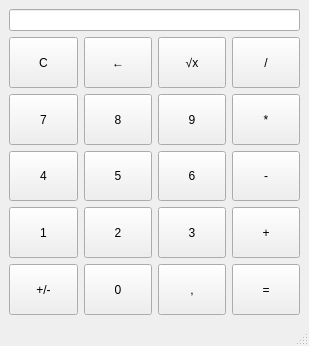
<?xml version="1.0" encoding="UTF-8"?>
<ui version="4.0">
 <class>MainWindow</class>
 <widget class="QMainWindow" name="MainWindow">
  <property name="geometry">
   <rect>
    <x>0</x>
    <y>0</y>
    <width>309</width>
    <height>346</height>
   </rect>
  </property>
  <property name="minimumSize">
   <size>
    <width>306</width>
    <height>346</height>
   </size>
  </property>
  <property name="maximumSize">
   <size>
    <width>501</width>
    <height>502</height>
   </size>
  </property>
  <property name="windowTitle">
   <string>MainWindow</string>
  </property>
  <property name="windowIcon">
   <iconset resource="resources.qrc">
    <normaloff>:/icons/img/icon.jpg</normaloff>:/icons/img/icon.jpg</iconset>
  </property>
  <widget class="QWidget" name="centralwidget">
   <property name="sizePolicy">
    <sizepolicy hsizetype="Ignored" vsizetype="Ignored">
     <horstretch>0</horstretch>
     <verstretch>0</verstretch>
    </sizepolicy>
   </property>
   <layout class="QVBoxLayout" name="verticalLayout">
    <item>
     <layout class="QGridLayout" name="gridLayout">
      <item row="4" column="0">
       <widget class="QPushButton" name="pushButton_4">
        <property name="sizePolicy">
         <sizepolicy hsizetype="Preferred" vsizetype="Preferred">
          <horstretch>0</horstretch>
          <verstretch>0</verstretch>
         </sizepolicy>
        </property>
        <property name="text">
         <string>1</string>
        </property>
       </widget>
      </item>
      <item row="2" column="2">
       <widget class="QPushButton" name="pushButton_13">
        <property name="sizePolicy">
         <sizepolicy hsizetype="Preferred" vsizetype="Preferred">
          <horstretch>0</horstretch>
          <verstretch>0</verstretch>
         </sizepolicy>
        </property>
        <property name="text">
         <string>9</string>
        </property>
       </widget>
      </item>
      <item row="5" column="1">
       <widget class="QPushButton" name="pushButton_10">
        <property name="sizePolicy">
         <sizepolicy hsizetype="Preferred" vsizetype="Preferred">
          <horstretch>0</horstretch>
          <verstretch>0</verstretch>
         </sizepolicy>
        </property>
        <property name="text">
         <string>0</string>
        </property>
       </widget>
      </item>
      <item row="1" column="1">
       <widget class="QPushButton" name="pushButton_6">
        <property name="sizePolicy">
         <sizepolicy hsizetype="Preferred" vsizetype="Preferred">
          <horstretch>0</horstretch>
          <verstretch>0</verstretch>
         </sizepolicy>
        </property>
        <property name="text">
         <string>←</string>
        </property>
       </widget>
      </item>
      <item row="4" column="3">
       <widget class="QPushButton" name="pushButton_19">
        <property name="sizePolicy">
         <sizepolicy hsizetype="Preferred" vsizetype="Preferred">
          <horstretch>0</horstretch>
          <verstretch>0</verstretch>
         </sizepolicy>
        </property>
        <property name="text">
         <string>+</string>
        </property>
       </widget>
      </item>
      <item row="3" column="3">
       <widget class="QPushButton" name="pushButton_15">
        <property name="sizePolicy">
         <sizepolicy hsizetype="Preferred" vsizetype="Preferred">
          <horstretch>0</horstretch>
          <verstretch>0</verstretch>
         </sizepolicy>
        </property>
        <property name="text">
         <string>-</string>
        </property>
       </widget>
      </item>
      <item row="5" column="3">
       <widget class="QPushButton" name="pushButton_20">
        <property name="sizePolicy">
         <sizepolicy hsizetype="Preferred" vsizetype="Preferred">
          <horstretch>0</horstretch>
          <verstretch>0</verstretch>
         </sizepolicy>
        </property>
        <property name="text">
         <string>=</string>
        </property>
       </widget>
      </item>
      <item row="1" column="3">
       <widget class="QPushButton" name="pushButton_12">
        <property name="sizePolicy">
         <sizepolicy hsizetype="Preferred" vsizetype="Preferred">
          <horstretch>0</horstretch>
          <verstretch>0</verstretch>
         </sizepolicy>
        </property>
        <property name="text">
         <string>/</string>
        </property>
       </widget>
      </item>
      <item row="4" column="2">
       <widget class="QPushButton" name="pushButton_17">
        <property name="sizePolicy">
         <sizepolicy hsizetype="Preferred" vsizetype="Preferred">
          <horstretch>0</horstretch>
          <verstretch>0</verstretch>
         </sizepolicy>
        </property>
        <property name="text">
         <string>3</string>
        </property>
       </widget>
      </item>
      <item row="5" column="0">
       <widget class="QPushButton" name="pushButton_5">
        <property name="sizePolicy">
         <sizepolicy hsizetype="Preferred" vsizetype="Preferred">
          <horstretch>0</horstretch>
          <verstretch>0</verstretch>
         </sizepolicy>
        </property>
        <property name="text">
         <string>+/-</string>
        </property>
       </widget>
      </item>
      <item row="1" column="2">
       <widget class="QPushButton" name="pushButton_11">
        <property name="sizePolicy">
         <sizepolicy hsizetype="Preferred" vsizetype="Preferred">
          <horstretch>0</horstretch>
          <verstretch>0</verstretch>
         </sizepolicy>
        </property>
        <property name="text">
         <string>√x</string>
        </property>
       </widget>
      </item>
      <item row="1" column="0">
       <widget class="QPushButton" name="pushButton">
        <property name="sizePolicy">
         <sizepolicy hsizetype="Preferred" vsizetype="Preferred">
          <horstretch>0</horstretch>
          <verstretch>0</verstretch>
         </sizepolicy>
        </property>
        <property name="text">
         <string>C</string>
        </property>
       </widget>
      </item>
      <item row="2" column="0">
       <widget class="QPushButton" name="pushButton_2">
        <property name="sizePolicy">
         <sizepolicy hsizetype="Preferred" vsizetype="Preferred">
          <horstretch>0</horstretch>
          <verstretch>0</verstretch>
         </sizepolicy>
        </property>
        <property name="text">
         <string>7</string>
        </property>
       </widget>
      </item>
      <item row="5" column="2">
       <widget class="QPushButton" name="pushButton_18">
        <property name="sizePolicy">
         <sizepolicy hsizetype="Preferred" vsizetype="Preferred">
          <horstretch>0</horstretch>
          <verstretch>0</verstretch>
         </sizepolicy>
        </property>
        <property name="text">
         <string>,</string>
        </property>
       </widget>
      </item>
      <item row="2" column="3">
       <widget class="QPushButton" name="pushButton_14">
        <property name="sizePolicy">
         <sizepolicy hsizetype="Preferred" vsizetype="Preferred">
          <horstretch>0</horstretch>
          <verstretch>0</verstretch>
         </sizepolicy>
        </property>
        <property name="text">
         <string>*</string>
        </property>
       </widget>
      </item>
      <item row="2" column="1">
       <widget class="QPushButton" name="pushButton_7">
        <property name="sizePolicy">
         <sizepolicy hsizetype="Preferred" vsizetype="Preferred">
          <horstretch>0</horstretch>
          <verstretch>0</verstretch>
         </sizepolicy>
        </property>
        <property name="text">
         <string>8</string>
        </property>
       </widget>
      </item>
      <item row="3" column="0">
       <widget class="QPushButton" name="pushButton_3">
        <property name="sizePolicy">
         <sizepolicy hsizetype="Preferred" vsizetype="Preferred">
          <horstretch>0</horstretch>
          <verstretch>0</verstretch>
         </sizepolicy>
        </property>
        <property name="text">
         <string>4</string>
        </property>
       </widget>
      </item>
      <item row="4" column="1">
       <widget class="QPushButton" name="pushButton_9">
        <property name="sizePolicy">
         <sizepolicy hsizetype="Preferred" vsizetype="Preferred">
          <horstretch>0</horstretch>
          <verstretch>0</verstretch>
         </sizepolicy>
        </property>
        <property name="text">
         <string>2</string>
        </property>
       </widget>
      </item>
      <item row="3" column="1">
       <widget class="QPushButton" name="pushButton_8">
        <property name="sizePolicy">
         <sizepolicy hsizetype="Preferred" vsizetype="Preferred">
          <horstretch>0</horstretch>
          <verstretch>0</verstretch>
         </sizepolicy>
        </property>
        <property name="text">
         <string>5</string>
        </property>
       </widget>
      </item>
      <item row="3" column="2">
       <widget class="QPushButton" name="pushButton_16">
        <property name="sizePolicy">
         <sizepolicy hsizetype="Preferred" vsizetype="Preferred">
          <horstretch>0</horstretch>
          <verstretch>0</verstretch>
         </sizepolicy>
        </property>
        <property name="text">
         <string>6</string>
        </property>
       </widget>
      </item>
      <item row="0" column="0" colspan="4">
       <widget class="QLineEdit" name="lineEdit">
        <property name="alignment">
         <set>Qt::AlignRight|Qt::AlignTrailing|Qt::AlignVCenter</set>
        </property>
        <property name="readOnly">
         <bool>true</bool>
        </property>
       </widget>
      </item>
     </layout>
    </item>
   </layout>
  </widget>
  <widget class="QMenuBar" name="menubar">
   <property name="geometry">
    <rect>
     <x>0</x>
     <y>0</y>
     <width>309</width>
     <height>23</height>
    </rect>
   </property>
  </widget>
  <widget class="QStatusBar" name="statusbar"/>
 </widget>
 <resources>
  <include location="resources.qrc"/>
 </resources>
 <connections/>
</ui>
